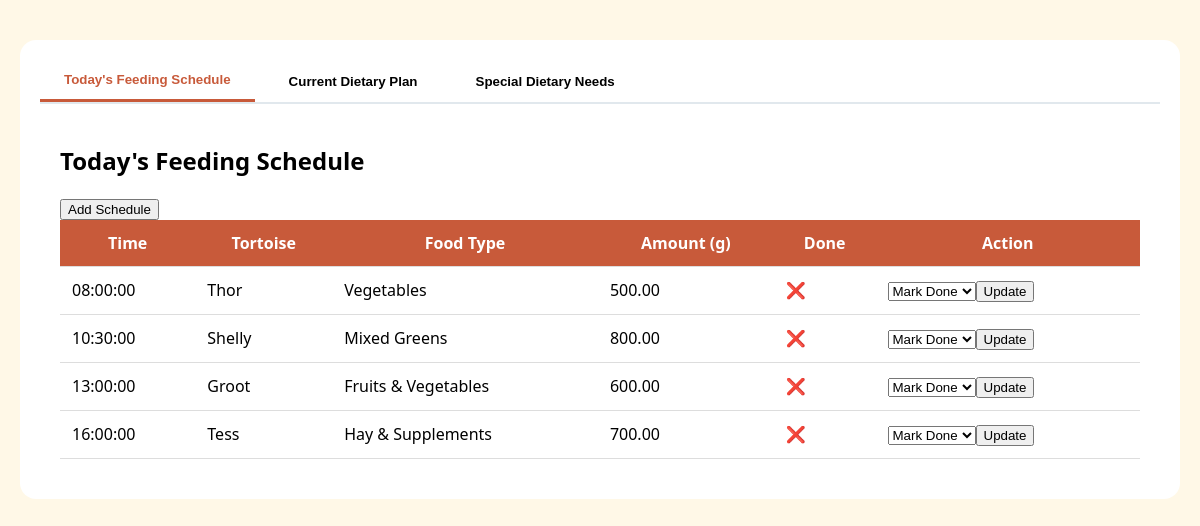
The app's page /backEnd/pages/feeder.php (signed in) with its own data.
### tables this page shows
CREATE TABLE `feeding_schedules` (
  `schedule_id` int(11) NOT NULL,
  `tortoise_id` int(11) NOT NULL,
  `feeding_time` time NOT NULL,
  `food_type` varchar(100) NOT NULL,
  `amount_grams` decimal(6,2) DEFAULT NULL,
  `is_done` tinyint(1) DEFAULT 0,
  `scheduled_date` date NOT NULL,
  `feeder_id` int(11) DEFAULT NULL,
  `notes` text DEFAULT NULL
);

CREATE TABLE `tortoises` (
  `tortoise_id` int(11) NOT NULL,
  `microchip_id` varchar(50) DEFAULT NULL,
  `name` varchar(100) DEFAULT NULL,
  `species_id` int(11) NOT NULL,
  `sex` enum('Male','Female','Unknown') DEFAULT 'Unknown',
  `date_of_birth` date DEFAULT NULL,
  `estimated_age_years` int(11) DEFAULT NULL,
  `weight_grams` decimal(8,2) DEFAULT NULL,
  `health_status` enum('Healthy','Under observation','Recovering','Critical','Minor injury') DEFAULT 'Healthy',
  `enclosure_id` int(11) DEFAULT NULL,
  `acquisition_date` date DEFAULT NULL,
  `acquisition_source` enum('Wild','Rescue','Donation','Bred in captivity') DEFAULT 'Bred in captivity',
  `notes` text DEFAULT NULL,
  `created_at` timestamp NOT NULL DEFAULT current_timestamp(),
  `updated_at` timestamp NOT NULL DEFAULT current_timestamp() ON UPDATE current_timestamp()
);

### backEnd/pages/feeder.php (the view, shortened to what this page needs)
<?php
require_once '../config/db.php';
$todayFeedings = $conn->query("SELECT f.schedule_id, f.feeding_time, t.name, f.food_type, f.amount_grams, f.is_done FROM feeding_schedules f JOIN tortoises t ON f.tortoise_id = t.tortoise_id WHERE f.scheduled_date = CURDATE() ORDER BY f.feeding_time");
?>
<!DOCTYPE html>
<html>
<head>
    <link rel="stylesheet" href="https://cdnjs.cloudflare.com/ajax/libs/font-awesome/6.0.0-beta3/css/all.min.css">
</head>
<body>
<div class="tabs-container">
    <div class="tab-buttons">
        <button class="tab-btn active" onclick="showTab(event,'todays-plan')">Today's Feeding Schedule</button>
        <button class="tab-btn" onclick="showTab(event,'current-plan')">Current Dietary Plan</button>
        <button class="tab-btn" onclick="showTab(event,'special-needs')">Special Dietary Needs</button>
    </div>
    <div id="todays-plan" class="tab-content active">
        <h2>Today's Feeding Schedule</h2>
        <button onclick="window.location.href='add_feeding_schedule.html'">Add Schedule</button>
        <table>
            <thead><tr><th>Time</th><th>Tortoise</th><th>Food Type</th><th>Amount (g)</th><th>Done</th><th>Action</th></tr></thead>
            <tbody><?php while($row = $todayFeedings->fetch_assoc()): ?>
                <tr>
                    <td><?php echo $row['feeding_time']; ?></td>
                    <td><?php echo $row['name']; ?></td>
                    <td><?php echo $row['food_type']; ?></td>
                    <td><?php echo $row['amount_grams']; ?></td>
                    <td><?php echo $row['is_done'] ? '✓' : '❌'; ?></td>
                    <td><form action="../process/update_feeding_status.php" method="POST" style="display:inline;"><select name="is_done"><option value="1">Mark Done</option></select><button type="submit">Update</button></form></td>
                </tr>
            <?php endwhile; ?></tbody>
        </table>
    </div>
</div>
</body>
</html>

### backEnd/pages/feeder.php (style rules this page uses)
body { font-family:'Segoe UI',sans-serif;background:#fff8e7;margin:0;padding:20px; }
.tabs-container { background:white;border-radius:16px;padding:20px;margin:20px auto;max-width:1200px; }
.tab-buttons { display:flex;gap:10px;border-bottom:2px solid #e1e8ed; }
.tab-btn { padding:12px 24px;background:none;border:none;cursor:pointer;font-weight:600; }
.tab-btn.active { color:#c85a3a;border-bottom:3px solid #c85a3a; }
.tab-content { display:none;padding:20px; }
.tab-content.active { display:block; }
table { width:100%;border-collapse:collapse; }
th,td { padding:12px;border-bottom:1px solid #ddd; }
th { background:#c85a3a;color:white; }

### records on screen
feeding_schedules: feeding_time "08:00:00", tortoise.name "Thor", food_type "Vegetables", amount_grams "500.00"
feeding_schedules: feeding_time "10:30:00", tortoise.name "Shelly", food_type "Mixed Greens", amount_grams "800.00"
feeding_schedules: feeding_time "13:00:00", tortoise.name "Groot", food_type "Fruits & Vegetables", amount_grams "600.00"
feeding_schedules: feeding_time "16:00:00", tortoise.name "Tess", food_type "Hay & Supplements", amount_grams "700.00"
